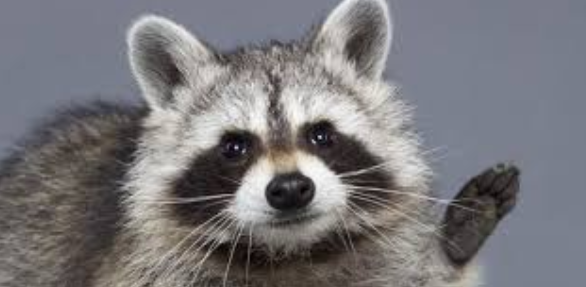
//> input picture ImageProcessing/ImageProcessing/images/pic1.jpg, 586 x 287 px
$ ./flip   (built with g++ and OpenCV 4)
//> lines starting //> are read from the running program, lines starting //| are printed output that depends on the picture
#include <opencv2/opencv.hpp>

using namespace std;
using namespace cv;

int main(void)
{
	Mat image = imread("images/pic1.jpg", IMREAD_UNCHANGED);
//> image is the input picture: 287 rows x 586 cols, CV_8UC4; mean B, G, R, A 123.1, 119.6, 121, 255
	CV_Assert(image.data);

	Mat x_axis, y_axis, xy_axis, rep_img, trans_img;
	flip(image, x_axis, 0); // 0 : x축 대칭
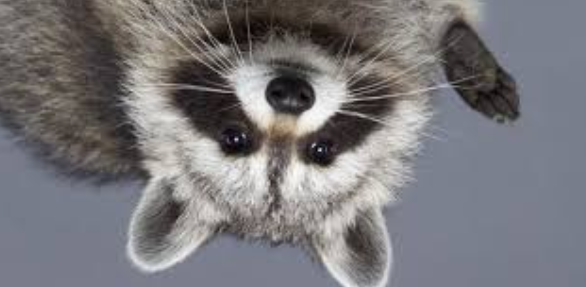
//> x_axis: 287 rows x 586 cols, CV_8UC4; mean B, G, R, A 123.1, 119.6, 121, 255
	flip(image, y_axis, 1); // 양수 : y축 대칭
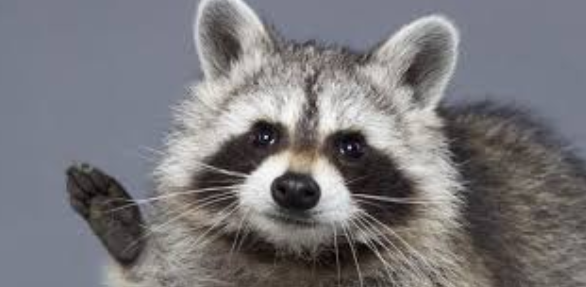
//> y_axis: 287 rows x 586 cols, CV_8UC4; mean B, G, R, A 123.1, 119.6, 121, 255
	flip(image, xy_axis, -1); // 음수 : 원점 대칭
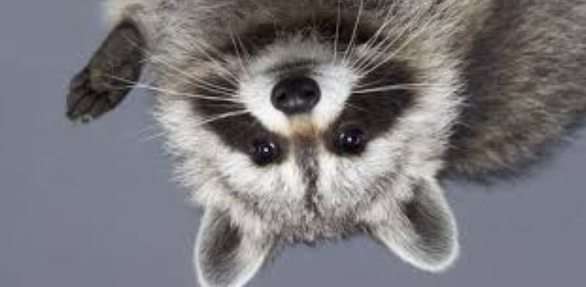
//> xy_axis: 287 rows x 586 cols, CV_8UC4; mean B, G, R, A 123.1, 119.6, 121, 255

	repeat(image, 2, 3, rep_img);
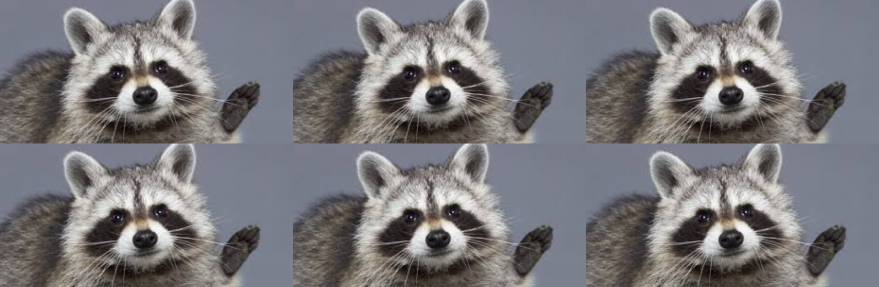
//> rep_img: 574 rows x 1758 cols, CV_8UC4 (shown at 1/2 size); mean B, G, R, A 123.1, 119.6, 121, 255
	//void cv::repeat(InputArray 	src,
	//	int 	ny,
	//	int 	nx,
	//	OutputArray 	dst
	//) inputArray, outputArray는 범용으로 사용할수 있게 만든 형태. input은 readonly ouput은 writeonly. ny :vertical, nx : horizontal 몇번 카피하냐

	transpose(image, trans_img); // 전치행렬 생성
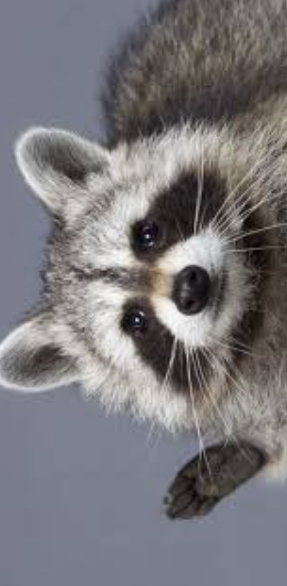
//> trans_img: 586 rows x 287 cols, CV_8UC4; mean B, G, R, A 123.1, 119.6, 121, 255

	imshow("image", image);
	imshow("x_axis", x_axis);
	imshow("y_axis", y_axis);
	imshow("xy_axis", xy_axis);
	imshow("rep_img", rep_img);
	imshow("trans_img", trans_img);
	waitKey(0);

}

$ run again, with ImageProcessing/ImageProcessing/images/pic2.jpg copied over ImageProcessing/ImageProcessing/images/pic1.jpg
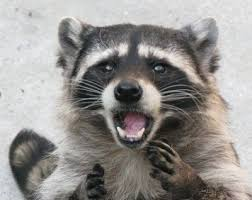
//> input picture ImageProcessing/ImageProcessing/images/pic2.jpg, 252 x 200 px
//> image is the input picture: 200 rows x 252 cols, CV_8UC3; mean B, G, R 144.3, 147.1, 150.1
//> `repeat(image, 2, 3, rep_img);`:
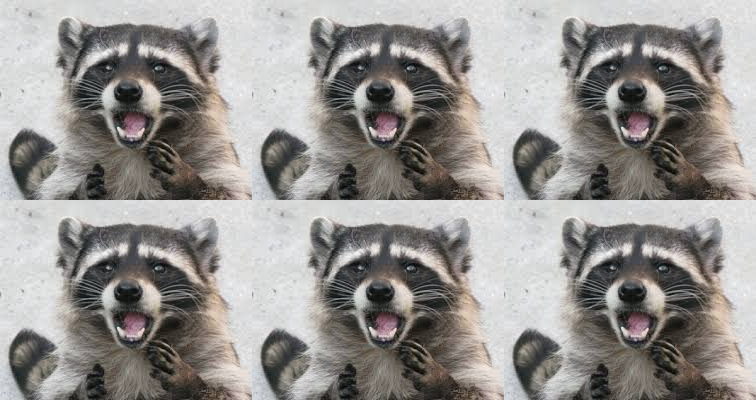
//> rep_img: 400 rows x 756 cols, CV_8UC3; mean B, G, R 144.3, 147.1, 150.1
//> `transpose(image, trans_img);`:
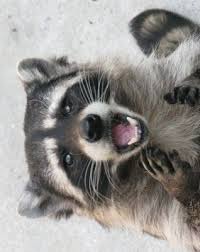
//> trans_img: 252 rows x 200 cols, CV_8UC3; mean B, G, R 144.3, 147.1, 150.1

$ run again, with ImageProcessing/ImageProcessing/images/pic3.jpg copied over ImageProcessing/ImageProcessing/images/pic1.jpg
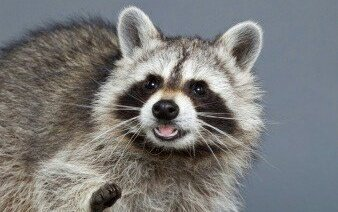
//> input picture ImageProcessing/ImageProcessing/images/pic3.jpg, 338 x 212 px
//> image is the input picture: 212 rows x 338 cols, CV_8UC3; mean B, G, R 121.1, 121.9, 122
//> `repeat(image, 2, 3, rep_img);`:
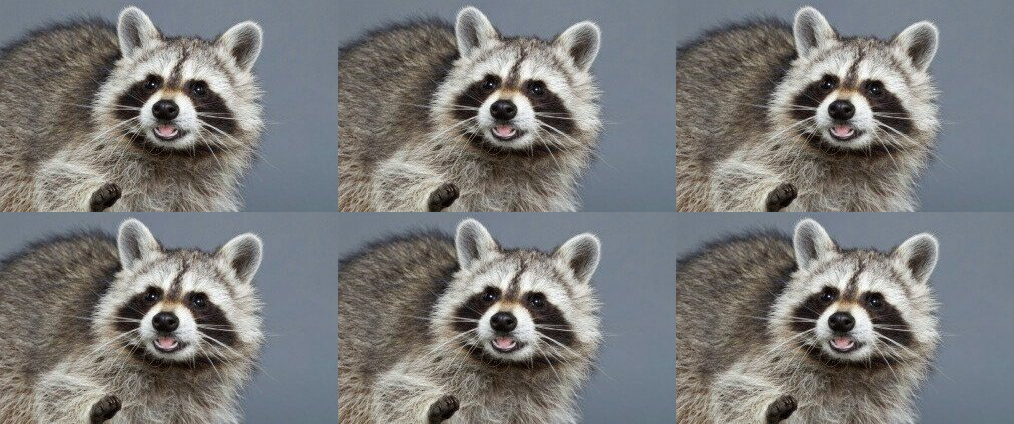
//> rep_img: 424 rows x 1014 cols, CV_8UC3; mean B, G, R 121.1, 121.9, 122
//> `transpose(image, trans_img);`:
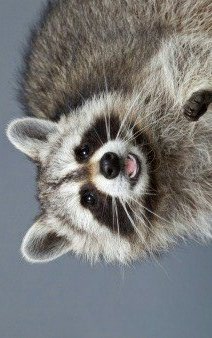
//> trans_img: 338 rows x 212 cols, CV_8UC3; mean B, G, R 121.1, 121.9, 122
